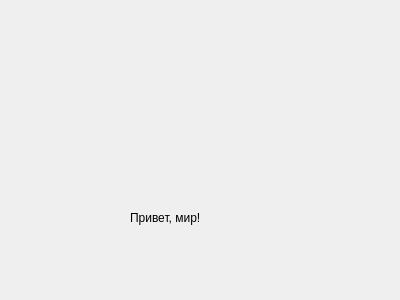
<?xml version="1.0" encoding="UTF-8"?>
<ui version="4.0">
 <class>SecondWindow</class>
 <widget class="QDialog" name="SecondWindow">
  <property name="geometry">
   <rect>
    <x>0</x>
    <y>0</y>
    <width>400</width>
    <height>300</height>
   </rect>
  </property>
  <property name="windowTitle">
   <string>Dialog</string>
  </property>
  <widget class="QLabel" name="label">
   <property name="geometry">
    <rect>
     <x>130</x>
     <y>210</y>
     <width>111</width>
     <height>16</height>
    </rect>
   </property>
   <property name="text">
    <string>Привет, мир!</string>
   </property>
  </widget>
 </widget>
 <resources/>
 <connections/>
</ui>
